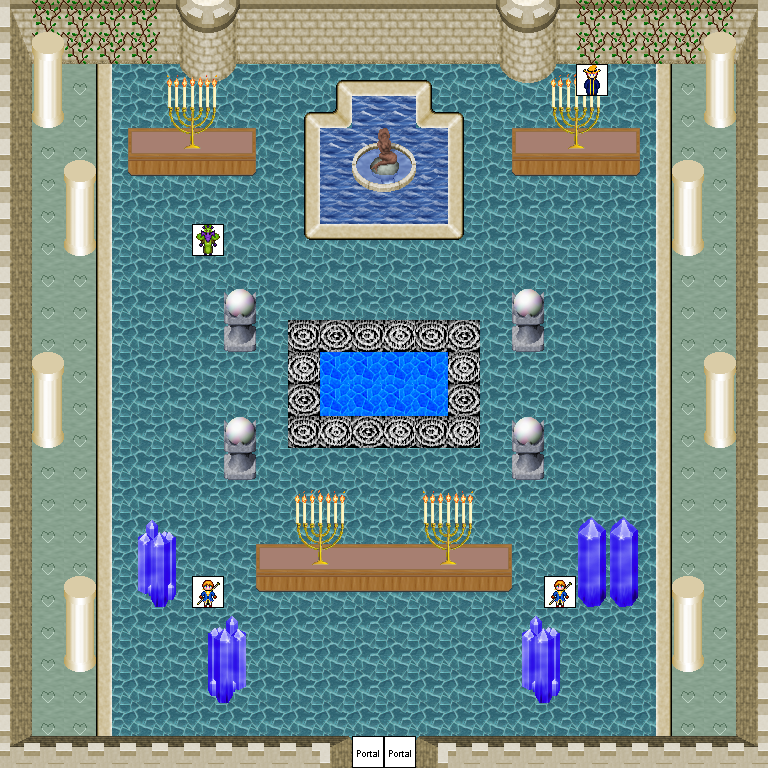

Tiled map render using the project's own tile images. Description and the map definition, with tile-layer contents summarised, below:
An orthogonal 24x24 tile map with 32x32 px tiles, 5 tile layers (0_floor, 1_terrain, 2_object, 3_roof, ...), 4 hidden layers not drawn, 19 tilesets.

<map version="1.2" tiledversion="1.3.0" orientation="orthogonal" renderorder="right-down" compressionlevel="0" width="24" height="24" tilewidth="32" tileheight="32" infinite="0" nextlayerid="10" nextobjectid="1">
 <tileset firstgid="1" name="castle.png" tilewidth="32" tileheight="32" tilecount="320" columns="20">
  <image source="../../tileset/building/castle.png" width="640" height="512" />
 </tileset>
 <tileset firstgid="321" name="dungeon_water.png" tilewidth="32" tileheight="32" tilecount="30" columns="3">
  <image source="../../tileset/ground/water/dungeon_water.png" trans="ff00ff" width="96" height="320" />
 </tileset>
 <tileset firstgid="351" name="carpets_2.png" tilewidth="32" tileheight="32" tilecount="12" columns="4">
  <image source="../../tileset/furniture/carpet/carpets_2.png" trans="ff00ff" width="128" height="96" />
 </tileset>
 <tileset firstgid="363" name="floor_sparkle.png" tilewidth="32" tileheight="32" tilecount="18" columns="3">
  <image source="../../tileset/building/decoration/floor_sparkle.png" trans="ff00ff" width="96" height="192" />
 </tileset>
 <tileset firstgid="381" name="table_with_beer.png" tilewidth="32" tileheight="32" tilecount="8" columns="4">
  <image source="../../tileset/furniture/table/table_with_beer.png" trans="ff00ff" width="128" height="64" />
 </tileset>
 <tileset firstgid="389" name="orbpedestal.png" tilewidth="32" tileheight="32" tilecount="2" columns="1">
  <image source="../../tileset/building/decoration/orbpedestal.png" trans="ff00ff" width="32" height="64" />
 </tileset>
 <tileset firstgid="391" name="fairypool.png" tilewidth="32" tileheight="32" tilecount="16" columns="2">
  <image source="../../tileset/item/statue/fairypool.png" trans="ff00ff" width="64" height="256" />
 </tileset>
 <tileset firstgid="407" name="vine.png" tilewidth="32" tileheight="32" tilecount="3" columns="1">
  <image source="../../tileset/plant/vine.png" trans="ff00ff" width="32" height="96" />
 </tileset>
 <tileset firstgid="410" name="portal.png" tilewidth="32" tileheight="32" tilecount="16" columns="8">
  <image source="../../tileset/logic/portal.png" width="256" height="64" />
 </tileset>
 <tileset firstgid="426" name="logic/collision" tilewidth="32" tileheight="32" tilecount="1" columns="1">
  <image source="../../tileset/logic/collision.png" width="32" height="32" />
 </tileset>
 <tileset firstgid="427" name="protection.png" tilewidth="32" tileheight="32" tilecount="2" columns="2">
  <image source="../../tileset/logic/protection.png" width="64" height="32" />
 </tileset>
 <tileset firstgid="429" name="menorah" tilewidth="32" tileheight="32" tilecount="8" columns="2">
  <image source="../../tileset/furniture/light/menorah.png" width="64" height="128" />
 </tileset>
 <tileset firstgid="437" name="ground/marble" tilewidth="32" tileheight="32" tilecount="2" columns="2">
  <image source="../../tileset/ground/marble.png" width="64" height="32" />
 </tileset>
 <tileset firstgid="439" name="church" tilewidth="32" tileheight="32" tilecount="56" columns="8">
  <image source="../../tileset/building/church.png" width="256" height="224" />
 </tileset>
 <tileset firstgid="495" name="imperial" tilewidth="32" tileheight="32" tilecount="16" columns="8">
  <image source="../../tileset/logic/creature/human_imperial.png" width="256" height="64" />
 </tileset>
 <tileset firstgid="511" name="oni" tilewidth="32" tileheight="32" tilecount="5" columns="5">
  <image source="../../tileset/logic/creature/oni.png" width="160" height="32" />
 </tileset>
 <tileset firstgid="516" name="sofa" tilewidth="32" tileheight="32" tilecount="6" columns="3">
  <image source="../../tileset/furniture/chair/sofa.png" width="96" height="64" />
 </tileset>
 <tileset firstgid="522" name="plain_colours" tilewidth="32" tileheight="32" tilecount="10" columns="10">
  <image source="../../tileset/furniture/carpet/plain_colours.png" width="320" height="32" />
 </tileset>
 <tileset firstgid="532" name="ground/rock/blue_crystal2" tilewidth="32" tileheight="32" tilecount="9" columns="3">
  <image source="../../tileset/ground/rock/blue_crystal2.png" width="96" height="96" />
 </tileset>
 <layer id="1" name="0_floor" width="24" height="24">
  <data>[576 cells, 576 non-empty, 19 distinct tile ids]</data>
 </layer>
 <layer id="2" name="1_terrain" width="24" height="24">
  <data>[576 cells, 158 non-empty, 37 distinct tile ids]</data>
 </layer>
 <layer id="3" name="2_object" width="24" height="24">
  <data>[576 cells, 54 non-empty, 11 distinct tile ids]</data>
 </layer>
 <layer id="4" name="3_roof" width="24" height="24">
  <data>[576 cells, 44 non-empty, 11 distinct tile ids]</data>
 </layer>
 <layer id="5" name="objects" width="24" height="24">
  <data>[576 cells, 6 non-empty, 4 distinct tile ids]</data>
 </layer>
 <layer id="6" name="collision" width="24" height="24" visible="0" opacity="0.47">
  <data>[576 cells, 172 non-empty, 1 distinct tile ids]</data>
 </layer>
 <layer id="7" name="protection" width="24" height="24" visible="0" opacity="0.43">
  <data>[576 cells, 576 non-empty, 1 distinct tile ids]</data>
 </layer>
 <layer id="8" name="blend_ground" width="24" height="24" visible="0" opacity="0.5">
  <data>[576 cells, 38 non-empty, 1 distinct tile ids]</data>
 </layer>
 <layer id="9" name="blend_roof" width="24" height="24" visible="0" opacity="0.8">
  <data>[576 cells, 8 non-empty, 1 distinct tile ids]</data>
 </layer>
</map>
